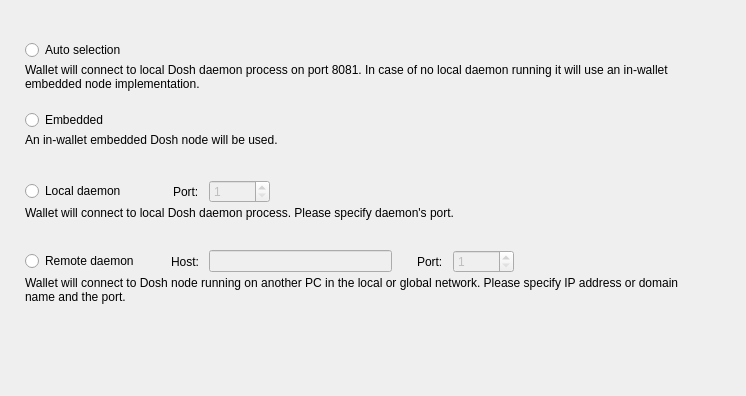
<?xml version="1.0" encoding="UTF-8"?>
<ui version="4.0">
 <class>ConnectionOptionsFrame</class>
 <widget class="QFrame" name="ConnectionOptionsFrame">
  <property name="geometry">
   <rect>
    <x>0</x>
    <y>0</y>
    <width>746</width>
    <height>396</height>
   </rect>
  </property>
  <property name="windowTitle">
   <string>Frame</string>
  </property>
  <property name="frameShape">
   <enum>QFrame::NoFrame</enum>
  </property>
  <property name="frameShadow">
   <enum>QFrame::Raised</enum>
  </property>
  <layout class="QVBoxLayout" name="verticalLayout_5">
   <property name="spacing">
    <number>0</number>
   </property>
   <property name="leftMargin">
    <number>25</number>
   </property>
   <property name="topMargin">
    <number>40</number>
   </property>
   <property name="rightMargin">
    <number>49</number>
   </property>
   <item>
    <widget class="QWidget" name="widget" native="true">
     <property name="sizePolicy">
      <sizepolicy hsizetype="Preferred" vsizetype="Fixed">
       <horstretch>0</horstretch>
       <verstretch>0</verstretch>
      </sizepolicy>
     </property>
     <property name="minimumSize">
      <size>
       <width>0</width>
       <height>70</height>
      </size>
     </property>
     <property name="maximumSize">
      <size>
       <width>16777215</width>
       <height>70</height>
      </size>
     </property>
     <layout class="QVBoxLayout" name="verticalLayout" stretch="0,1">
      <property name="spacing">
       <number>3</number>
      </property>
      <property name="leftMargin">
       <number>0</number>
      </property>
      <property name="topMargin">
       <number>0</number>
      </property>
      <property name="rightMargin">
       <number>0</number>
      </property>
      <property name="bottomMargin">
       <number>0</number>
      </property>
      <item>
       <widget class="QRadioButton" name="m_autoRadio">
        <property name="text">
         <string>Auto selection</string>
        </property>
        <attribute name="buttonGroup">
         <string notr="true">m_connectionButtonGroup</string>
        </attribute>
       </widget>
      </item>
      <item alignment="Qt::AlignTop">
       <widget class="WalletGui::WalletSmallGrayTextLabel" name="m_autoHelperLabel">
        <property name="text">
         <string>Wallet will connect to local Dosh daemon process on port 8081. In case of no local daemon running it will use an in-wallet embedded node implementation.</string>
        </property>
        <property name="alignment">
         <set>Qt::AlignLeading|Qt::AlignLeft|Qt::AlignTop</set>
        </property>
        <property name="wordWrap">
         <bool>true</bool>
        </property>
        <property name="indent">
         <number>0</number>
        </property>
       </widget>
      </item>
     </layout>
    </widget>
   </item>
   <item>
    <widget class="QWidget" name="widget_2" native="true">
     <property name="sizePolicy">
      <sizepolicy hsizetype="Preferred" vsizetype="Fixed">
       <horstretch>0</horstretch>
       <verstretch>0</verstretch>
      </sizepolicy>
     </property>
     <property name="minimumSize">
      <size>
       <width>0</width>
       <height>70</height>
      </size>
     </property>
     <property name="maximumSize">
      <size>
       <width>16777215</width>
       <height>70</height>
      </size>
     </property>
     <layout class="QVBoxLayout" name="verticalLayout_2" stretch="0,1">
      <property name="spacing">
       <number>3</number>
      </property>
      <property name="leftMargin">
       <number>0</number>
      </property>
      <property name="topMargin">
       <number>0</number>
      </property>
      <property name="rightMargin">
       <number>0</number>
      </property>
      <property name="bottomMargin">
       <number>0</number>
      </property>
      <item>
       <widget class="QRadioButton" name="m_embeddedRadio">
        <property name="text">
         <string>Embedded</string>
        </property>
        <attribute name="buttonGroup">
         <string notr="true">m_connectionButtonGroup</string>
        </attribute>
       </widget>
      </item>
      <item alignment="Qt::AlignTop">
       <widget class="WalletGui::WalletSmallGrayTextLabel" name="m_embeddedHelperLabel">
        <property name="text">
         <string>An in-wallet embedded Dosh node will be used.</string>
        </property>
        <property name="alignment">
         <set>Qt::AlignLeading|Qt::AlignLeft|Qt::AlignTop</set>
        </property>
        <property name="wordWrap">
         <bool>true</bool>
        </property>
        <property name="indent">
         <number>0</number>
        </property>
       </widget>
      </item>
     </layout>
    </widget>
   </item>
   <item>
    <widget class="QWidget" name="widget_3" native="true">
     <property name="sizePolicy">
      <sizepolicy hsizetype="Preferred" vsizetype="Fixed">
       <horstretch>0</horstretch>
       <verstretch>0</verstretch>
      </sizepolicy>
     </property>
     <property name="minimumSize">
      <size>
       <width>0</width>
       <height>70</height>
      </size>
     </property>
     <property name="maximumSize">
      <size>
       <width>16777215</width>
       <height>70</height>
      </size>
     </property>
     <layout class="QVBoxLayout" name="verticalLayout_3" stretch="0,1">
      <property name="spacing">
       <number>3</number>
      </property>
      <property name="leftMargin">
       <number>0</number>
      </property>
      <property name="topMargin">
       <number>0</number>
      </property>
      <property name="rightMargin">
       <number>0</number>
      </property>
      <property name="bottomMargin">
       <number>0</number>
      </property>
      <item>
       <layout class="QHBoxLayout" name="horizontalLayout">
        <property name="spacing">
         <number>10</number>
        </property>
        <item>
         <widget class="QRadioButton" name="m_localRadio">
          <property name="text">
           <string>Local daemon</string>
          </property>
          <attribute name="buttonGroup">
           <string notr="true">m_connectionButtonGroup</string>
          </attribute>
         </widget>
        </item>
        <item>
         <spacer name="horizontalSpacer">
          <property name="orientation">
           <enum>Qt::Horizontal</enum>
          </property>
          <property name="sizeType">
           <enum>QSizePolicy::Fixed</enum>
          </property>
          <property name="sizeHint" stdset="0">
           <size>
            <width>37</width>
            <height>20</height>
           </size>
          </property>
         </spacer>
        </item>
        <item>
         <widget class="QLabel" name="label">
          <property name="text">
           <string>Port:</string>
          </property>
         </widget>
        </item>
        <item alignment="Qt::AlignVCenter">
         <widget class="QSpinBox" name="m_localPortSpin">
          <property name="enabled">
           <bool>false</bool>
          </property>
          <property name="minimum">
           <number>1</number>
          </property>
          <property name="maximum">
           <number>65535</number>
          </property>
          <property name="value">
           <number>1</number>
          </property>
         </widget>
        </item>
        <item>
         <spacer name="horizontalSpacer_2">
          <property name="orientation">
           <enum>Qt::Horizontal</enum>
          </property>
          <property name="sizeHint" stdset="0">
           <size>
            <width>40</width>
            <height>20</height>
           </size>
          </property>
         </spacer>
        </item>
       </layout>
      </item>
      <item alignment="Qt::AlignTop">
       <widget class="WalletGui::WalletSmallGrayTextLabel" name="m_localHelperLabel">
        <property name="text">
         <string>Wallet will connect to local Dosh daemon process. Please specify daemon's port.</string>
        </property>
        <property name="alignment">
         <set>Qt::AlignLeading|Qt::AlignLeft|Qt::AlignTop</set>
        </property>
        <property name="wordWrap">
         <bool>true</bool>
        </property>
        <property name="indent">
         <number>0</number>
        </property>
       </widget>
      </item>
     </layout>
    </widget>
   </item>
   <item>
    <widget class="QWidget" name="widget_4" native="true">
     <property name="sizePolicy">
      <sizepolicy hsizetype="Preferred" vsizetype="Fixed">
       <horstretch>0</horstretch>
       <verstretch>0</verstretch>
      </sizepolicy>
     </property>
     <property name="minimumSize">
      <size>
       <width>0</width>
       <height>70</height>
      </size>
     </property>
     <property name="maximumSize">
      <size>
       <width>16777215</width>
       <height>70</height>
      </size>
     </property>
     <layout class="QVBoxLayout" name="verticalLayout_4" stretch="0,1">
      <property name="spacing">
       <number>3</number>
      </property>
      <property name="leftMargin">
       <number>0</number>
      </property>
      <property name="topMargin">
       <number>0</number>
      </property>
      <property name="rightMargin">
       <number>0</number>
      </property>
      <property name="bottomMargin">
       <number>0</number>
      </property>
      <item>
       <layout class="QHBoxLayout" name="horizontalLayout_2">
        <property name="spacing">
         <number>10</number>
        </property>
        <item>
         <widget class="QRadioButton" name="m_remoteRadio">
          <property name="text">
           <string>Remote daemon</string>
          </property>
          <attribute name="buttonGroup">
           <string notr="true">m_connectionButtonGroup</string>
          </attribute>
         </widget>
        </item>
        <item>
         <spacer name="horizontalSpacer_3">
          <property name="orientation">
           <enum>Qt::Horizontal</enum>
          </property>
          <property name="sizeType">
           <enum>QSizePolicy::Fixed</enum>
          </property>
          <property name="sizeHint" stdset="0">
           <size>
            <width>22</width>
            <height>20</height>
           </size>
          </property>
         </spacer>
        </item>
        <item>
         <widget class="QLabel" name="label_2">
          <property name="text">
           <string>Host:</string>
          </property>
         </widget>
        </item>
        <item>
         <widget class="QLineEdit" name="m_remoteHostEdit">
          <property name="enabled">
           <bool>false</bool>
          </property>
         </widget>
        </item>
        <item>
         <spacer name="horizontalSpacer_5">
          <property name="orientation">
           <enum>Qt::Horizontal</enum>
          </property>
          <property name="sizeType">
           <enum>QSizePolicy::Fixed</enum>
          </property>
          <property name="sizeHint" stdset="0">
           <size>
            <width>15</width>
            <height>20</height>
           </size>
          </property>
         </spacer>
        </item>
        <item>
         <widget class="QLabel" name="label_3">
          <property name="text">
           <string>Port:</string>
          </property>
         </widget>
        </item>
        <item alignment="Qt::AlignVCenter">
         <widget class="QSpinBox" name="m_remotePortSpin">
          <property name="enabled">
           <bool>false</bool>
          </property>
          <property name="minimum">
           <number>1</number>
          </property>
          <property name="maximum">
           <number>65535</number>
          </property>
          <property name="value">
           <number>1</number>
          </property>
         </widget>
        </item>
        <item>
         <spacer name="horizontalSpacer_4">
          <property name="orientation">
           <enum>Qt::Horizontal</enum>
          </property>
          <property name="sizeHint" stdset="0">
           <size>
            <width>40</width>
            <height>20</height>
           </size>
          </property>
         </spacer>
        </item>
       </layout>
      </item>
      <item alignment="Qt::AlignTop">
       <widget class="WalletGui::WalletSmallGrayTextLabel" name="m_remoteHelperLabel">
        <property name="text">
         <string>Wallet will connect to Dosh node running on another PC in the local or global network. Please specify IP address or domain name and the port.</string>
        </property>
        <property name="alignment">
         <set>Qt::AlignLeading|Qt::AlignLeft|Qt::AlignTop</set>
        </property>
        <property name="wordWrap">
         <bool>true</bool>
        </property>
        <property name="indent">
         <number>0</number>
        </property>
       </widget>
      </item>
     </layout>
    </widget>
   </item>
   <item>
    <spacer name="verticalSpacer">
     <property name="orientation">
      <enum>Qt::Vertical</enum>
     </property>
     <property name="sizeHint" stdset="0">
      <size>
       <width>665</width>
       <height>61</height>
      </size>
     </property>
    </spacer>
   </item>
  </layout>
 </widget>
 <customwidgets>
  <customwidget>
   <class>WalletGui::WalletSmallGrayTextLabel</class>
   <extends>QLabel</extends>
   <header>Gui/Common/WalletTextLabel.h</header>
  </customwidget>
 </customwidgets>
 <resources/>
 <connections>
  <connection>
   <sender>m_remoteHostEdit</sender>
   <signal>textChanged(QString)</signal>
   <receiver>ConnectionOptionsFrame</receiver>
   <slot>remoteHostNameChanged(QString)</slot>
   <hints>
    <hint type="sourcelabel">
     <x>390</x>
     <y>319</y>
    </hint>
    <hint type="destinationlabel">
     <x>372</x>
     <y>197</y>
    </hint>
   </hints>
  </connection>
  <connection>
   <sender>m_connectionButtonGroup</sender>
   <signal>buttonClicked(int)</signal>
   <receiver>ConnectionOptionsFrame</receiver>
   <slot>connectionButtonClicked(int)</slot>
   <hints>
    <hint type="sourcelabel">
     <x>-1</x>
     <y>-1</y>
    </hint>
    <hint type="destinationlabel">
     <x>372</x>
     <y>197</y>
    </hint>
   </hints>
  </connection>
  <connection>
   <sender>m_remoteRadio</sender>
   <signal>toggled(bool)</signal>
   <receiver>m_remoteHostEdit</receiver>
   <slot>setEnabled(bool)</slot>
   <hints>
    <hint type="sourcelabel">
     <x>88</x>
     <y>264</y>
    </hint>
    <hint type="destinationlabel">
     <x>312</x>
     <y>263</y>
    </hint>
   </hints>
  </connection>
  <connection>
   <sender>m_remoteRadio</sender>
   <signal>toggled(bool)</signal>
   <receiver>m_remotePortSpin</receiver>
   <slot>setEnabled(bool)</slot>
   <hints>
    <hint type="sourcelabel">
     <x>88</x>
     <y>264</y>
    </hint>
    <hint type="destinationlabel">
     <x>498</x>
     <y>263</y>
    </hint>
   </hints>
  </connection>
  <connection>
   <sender>m_localRadio</sender>
   <signal>toggled(bool)</signal>
   <receiver>m_localPortSpin</receiver>
   <slot>setEnabled(bool)</slot>
   <hints>
    <hint type="sourcelabel">
     <x>81</x>
     <y>194</y>
    </hint>
    <hint type="destinationlabel">
     <x>270</x>
     <y>193</y>
    </hint>
   </hints>
  </connection>
 </connections>
 <slots>
  <slot>remoteHostNameChanged(QString)</slot>
  <slot>connectionButtonClicked(int)</slot>
 </slots>
 <buttongroups>
  <buttongroup name="m_connectionButtonGroup"/>
 </buttongroups>
</ui>
